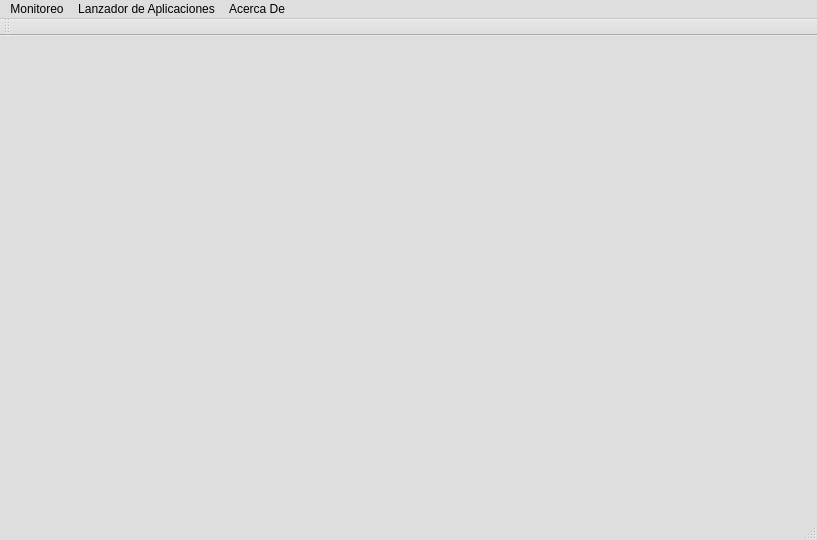
<?xml version="1.0" encoding="UTF-8"?>
<ui version="4.0">
 <class>MainWindow</class>
 <widget class="QMainWindow" name="MainWindow">
  <property name="geometry">
   <rect>
    <x>0</x>
    <y>0</y>
    <width>817</width>
    <height>540</height>
   </rect>
  </property>
  <property name="palette">
   <palette>
    <active>
     <colorrole role="WindowText">
      <brush brushstyle="SolidPattern">
       <color alpha="255">
        <red>51</red>
        <green>51</green>
        <blue>51</blue>
       </color>
      </brush>
     </colorrole>
     <colorrole role="Window">
      <brush brushstyle="SolidPattern">
       <color alpha="255">
        <red>255</red>
        <green>255</green>
        <blue>255</blue>
       </color>
      </brush>
     </colorrole>
     <colorrole role="Highlight">
      <brush brushstyle="SolidPattern">
       <color alpha="255">
        <red>55</red>
        <green>85</green>
        <blue>213</blue>
       </color>
      </brush>
     </colorrole>
    </active>
    <inactive>
     <colorrole role="WindowText">
      <brush brushstyle="SolidPattern">
       <color alpha="255">
        <red>51</red>
        <green>51</green>
        <blue>51</blue>
       </color>
      </brush>
     </colorrole>
     <colorrole role="Window">
      <brush brushstyle="SolidPattern">
       <color alpha="255">
        <red>222</red>
        <green>222</green>
        <blue>222</blue>
       </color>
      </brush>
     </colorrole>
     <colorrole role="Highlight">
      <brush brushstyle="SolidPattern">
       <color alpha="255">
        <red>55</red>
        <green>85</green>
        <blue>213</blue>
       </color>
      </brush>
     </colorrole>
    </inactive>
    <disabled>
     <colorrole role="WindowText">
      <brush brushstyle="SolidPattern">
       <color alpha="255">
        <red>153</red>
        <green>153</green>
        <blue>153</blue>
       </color>
      </brush>
     </colorrole>
     <colorrole role="Window">
      <brush brushstyle="SolidPattern">
       <color alpha="255">
        <red>222</red>
        <green>222</green>
        <blue>222</blue>
       </color>
      </brush>
     </colorrole>
     <colorrole role="Highlight">
      <brush brushstyle="SolidPattern">
       <color alpha="255">
        <red>214</red>
        <green>214</green>
        <blue>214</blue>
       </color>
      </brush>
     </colorrole>
    </disabled>
   </palette>
  </property>
  <property name="windowTitle">
   <string>Monitor Del Sistema</string>
  </property>
  <widget class="QWidget" name="centralWidget">
   <widget class="QWidget" name="panel_principal" native="true">
    <property name="geometry">
     <rect>
      <x>0</x>
      <y>0</y>
      <width>821</width>
      <height>471</height>
     </rect>
    </property>
   </widget>
  </widget>
  <widget class="QToolBar" name="mainToolBar">
   <attribute name="toolBarArea">
    <enum>TopToolBarArea</enum>
   </attribute>
   <attribute name="toolBarBreak">
    <bool>false</bool>
   </attribute>
  </widget>
  <widget class="QStatusBar" name="statusBar"/>
  <widget class="QMenuBar" name="menuBar">
   <property name="geometry">
    <rect>
     <x>0</x>
     <y>0</y>
     <width>817</width>
     <height>29</height>
    </rect>
   </property>
   <widget class="QMenu" name="menuAcerca_De">
    <property name="title">
     <string>Acerca De</string>
    </property>
   </widget>
   <widget class="QMenu" name="menuLanzador_de_Aplicaciones">
    <property name="title">
     <string>Lanzador de Aplicaciones</string>
    </property>
   </widget>
   <widget class="QMenu" name="menuMonitoreo">
    <property name="title">
     <string>Monitoreo</string>
    </property>
   </widget>
   <addaction name="menuMonitoreo"/>
   <addaction name="menuLanzador_de_Aplicaciones"/>
   <addaction name="menuAcerca_De"/>
  </widget>
 </widget>
 <layoutdefault spacing="6" margin="11"/>
 <resources/>
 <connections/>
</ui>
